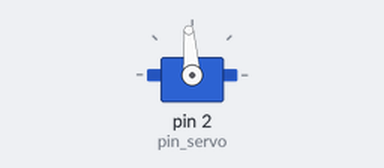
Recording of a sketch running on a simulated Arduino Uno, built with avr-gcc and run on an emulated ATmega328P. On the bench: servo.

Above: at 0.05 s.
At 3.6 s:
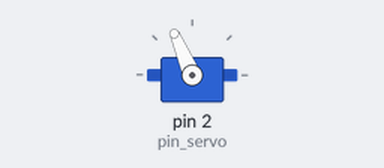
At 7.2 s:
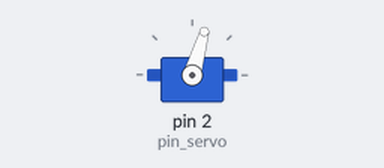
Timing chart, 0 to 10.7 s (numbered marks = the images above):
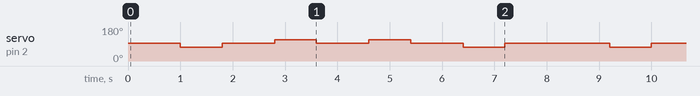

Measured:
- by itself, servo on pin 2 (pin_servo): repeats every 8.2 s: 2 × (94° 1.0 s, 113° 0.80 s), 94° 1.0 s, 74° 0.80 s, 94° 2.0 s, 74° 0.80 s

The sketch:

cremaillereTest.ino
```cpp
// Cette librairie permet à une carte Arduino de contrôler des servomoteurs

//https://www.norwegiancreations.com/2017/09/arduino-tutorial-using-millis-instead-of-delay/ POUR REMPLACER DELAY PAR MILLIS
/*#include <Servo.h>

// Crée un objet de type "Servo", nommé -> rouedroite
Servo cremaillere;

int arret = 1510;

// variable vitesse et de direction pour le servomoteur
int temps = 0;

// Declaration de la variable pour la rampe de demarrage
int valeur_de_vitesse_demarrage;


// Declaration de la variable pour la vitesse rampe de demarrage
// unsigned long-> déclare une variable de type long non signé
unsigned long rampedemarrage = millis();

void setup() {

  //  initialisation de la connexion série
  // IMPORTANT : la fenêtre terminal côté PC doit être réglée sur la même valeur.
  Serial.begin(9600);

  // associe la variable rouedroite a sa broche en autre la numero 3
  cremaillere.attach(2);

 // Écrit une valeur en microsecondes (uS) sur le servo,
 // la valeur par defaut etant 1500 ce qui correspond en
 // general à l'arret
 cremaillere.writeMicroseconds(arret);


}


 //Le programme principal s’exécute par une boucle infinie appelée Loop ()


void loop() {

 // valeur de la base de temps 1 -> 1000ms soit 1 seconde
 // la ligne if  effectue la difference entre le temps actuel et le
 // temps de debut de boucle .Cette derniere n'est interrompue que lorsque
 // cette différence = 100 millisecondes
 if ((millis ()-rampedemarrage>100)& ( valeur_de_vitesse_demarrage <= 100))

 {
 rampedemarrage=millis();
 // incrementation de la variable valeur de 1 soit -> valeur = valeur+1
 valeur_de_vitesse_demarrage ++;

 Serial.print("valeur de la vitesse de demarrage =>");
 Serial.print(valeur_de_vitesse_demarrage);
 Serial.print(" valeur de la pente de demarrage =>");
 Serial.println(temps);
 }


 temps= valeur_de_vitesse_demarrage + arret ;
 // envoie de la valeur au servomoteur pour la rotation ou l'arret
 cremaillere.writeMicroseconds(temps);

}
*/
#include <Servo.h>

Servo myservo;  // création de l'objet myservo

int pin_servo = 2;       // Pin 6 sur lequel est branché le servo sur l'Arduino si vous utilisez un ESP32 remplacez le 6 par 4 et si vous utilisez un ESP8266 remplacez le 6 par 2

//int pos = 0;             // variable permettant de conserver la position du servo
//int angle_initial = 0;   //angle initial
//int angle_final = 180;   //angle final
//int increment = 5;       //incrément entre chaque position
//bool angle_actuel = true;//Envoi sur le port série la position courante du servomoteur

void setup() {
  /*int vitesse = 200;
int duree = 800;*/
  Serial.begin(9600);
  while(!Serial){;}
  myservo.attach(pin_servo);  // attache le servo au pin spécifié sur l'objet myservo

}
int arret = 1510;
int vitesse = 200;
int duree = 800;

void loop() {
  myservo.write(arret);
  delay(1000);

  myservo.write(arret-vitesse);
  delay(duree);

  myservo.write(arret);
  delay(1000);

  myservo.write(arret+vitesse);
  delay(duree);

  myservo.write(arret);
  delay(1000);

  myservo.write(arret+vitesse);
  delay(duree);

  myservo.write(arret);
  delay(1000);

  myservo.write(arret-vitesse);
  delay(duree);

  myservo.write(arret);
  delay(1000);

}
```
